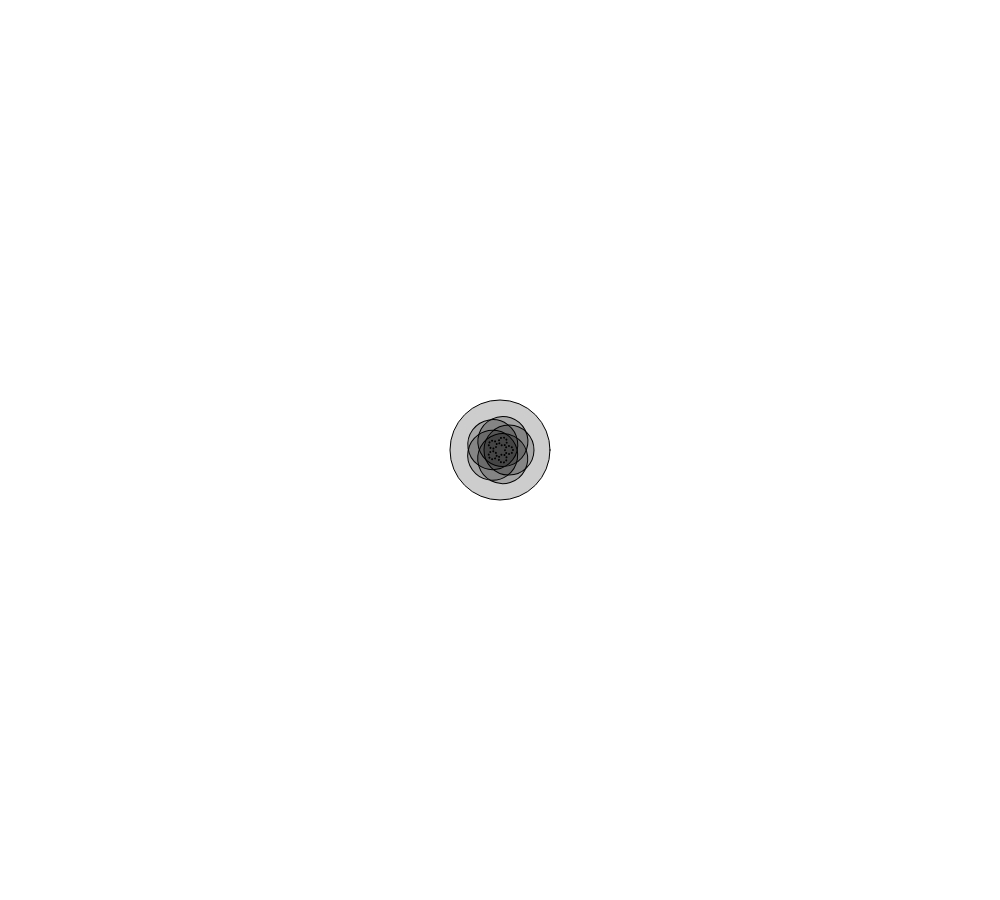
Frame 1 (no input)
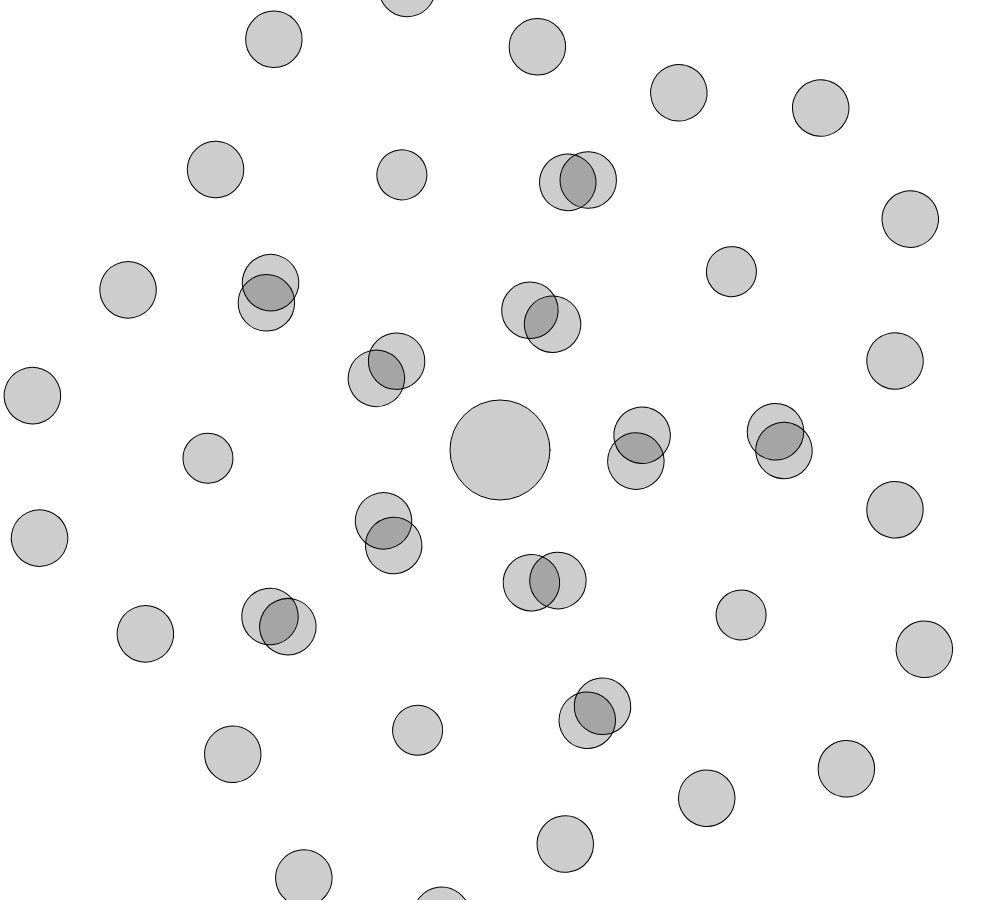
Frame 60 (no input)
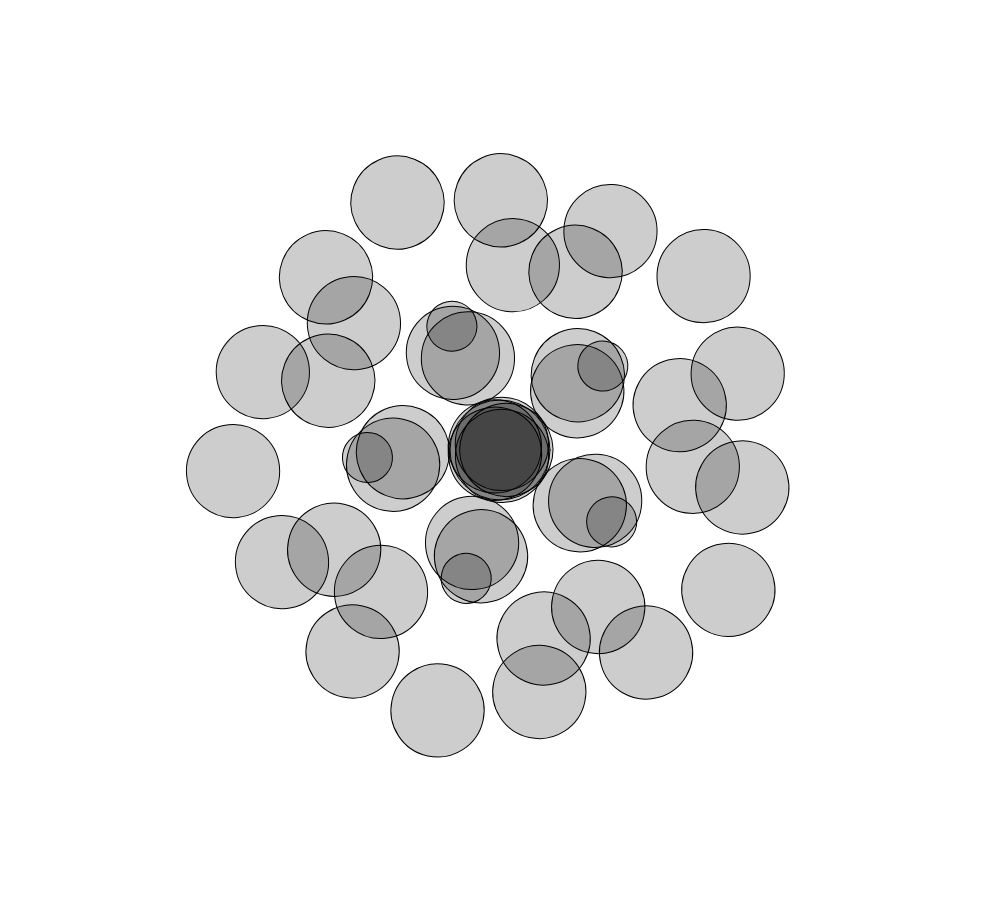
Frame 120 (the mouse pressed at the canvas centre since frame 60)

The p5.js sketch that drew these frames (run headless with seeded random() and noise() and a simulated clock; from frame 60 on, the mouse is pressed at the canvas centre):

// p5.js sketch
// ── sketch.js
var n, m;

function setup() {
  createCanvas(1000, 900);
  
  n = 5;
  m = 8;
}

function draw() {
  background(255);
  fill(0, 50);

  translate(width/2, height/2);
  ellipse(0, 0, 100, 100);
  for (var i=0; i<n; i++) {
    var angle = map(i, 0, n, 0, TWO_PI);
    var t1 = map(sin(0.03*frameCount), -1, 1, -300, 300);
    push();
    rotate(angle + 0.01*frameCount);
    translate(t1, 0);
    ellipse(0, 0, 50, 50);
    for (var j=0; j<m; j++) {
      var angle2 = map(j, 0, m, 0, TWO_PI);
      var t2 = map(sin(-0.02*frameCount), -1, 1, -200, 200);
      var w = map(sin(0.01*frameCount), -1, 1, -100, 100);
      var h = map(sin(0.01*frameCount), -1, 1, -100, 100);
      push();
      rotate(angle2 - 0.02*frameCount);
      ellipse(t2, 0, w, h);
      pop();
    }
    pop();
  }
}
